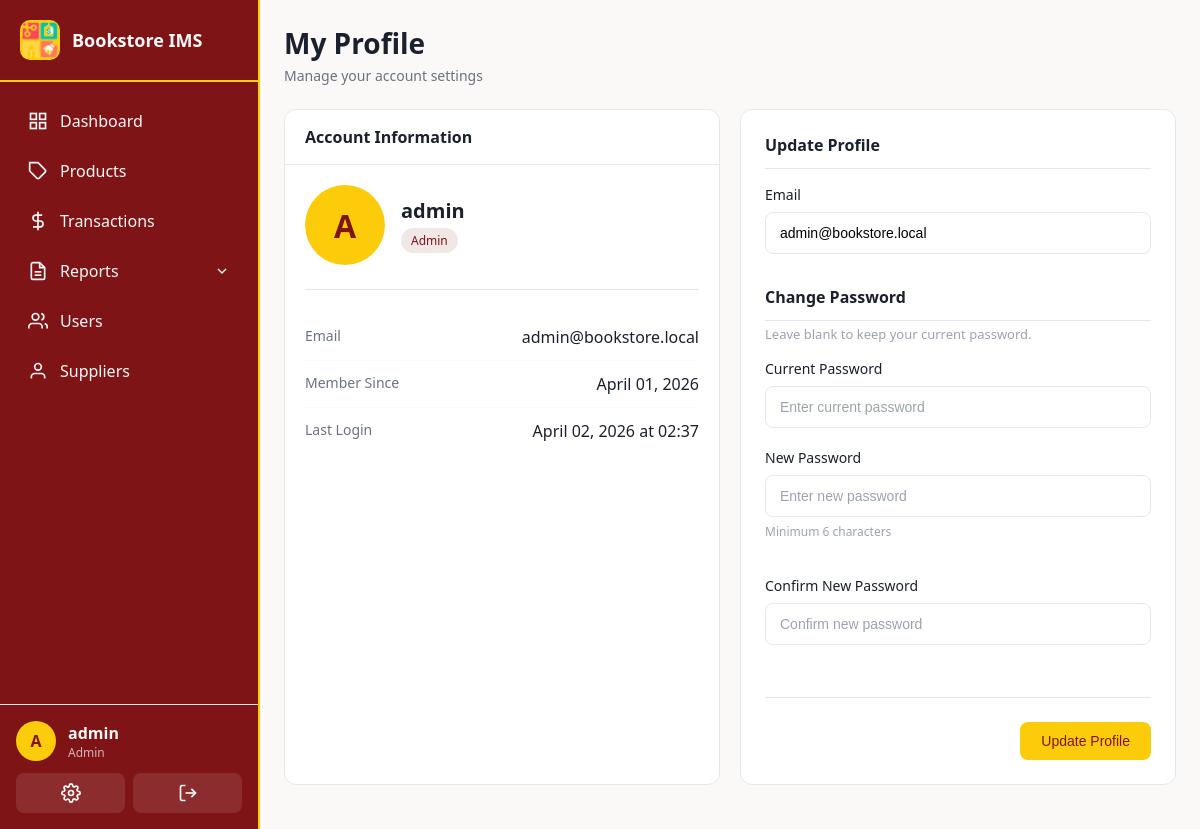
Before: /users/profile (signed in) with the older database file.
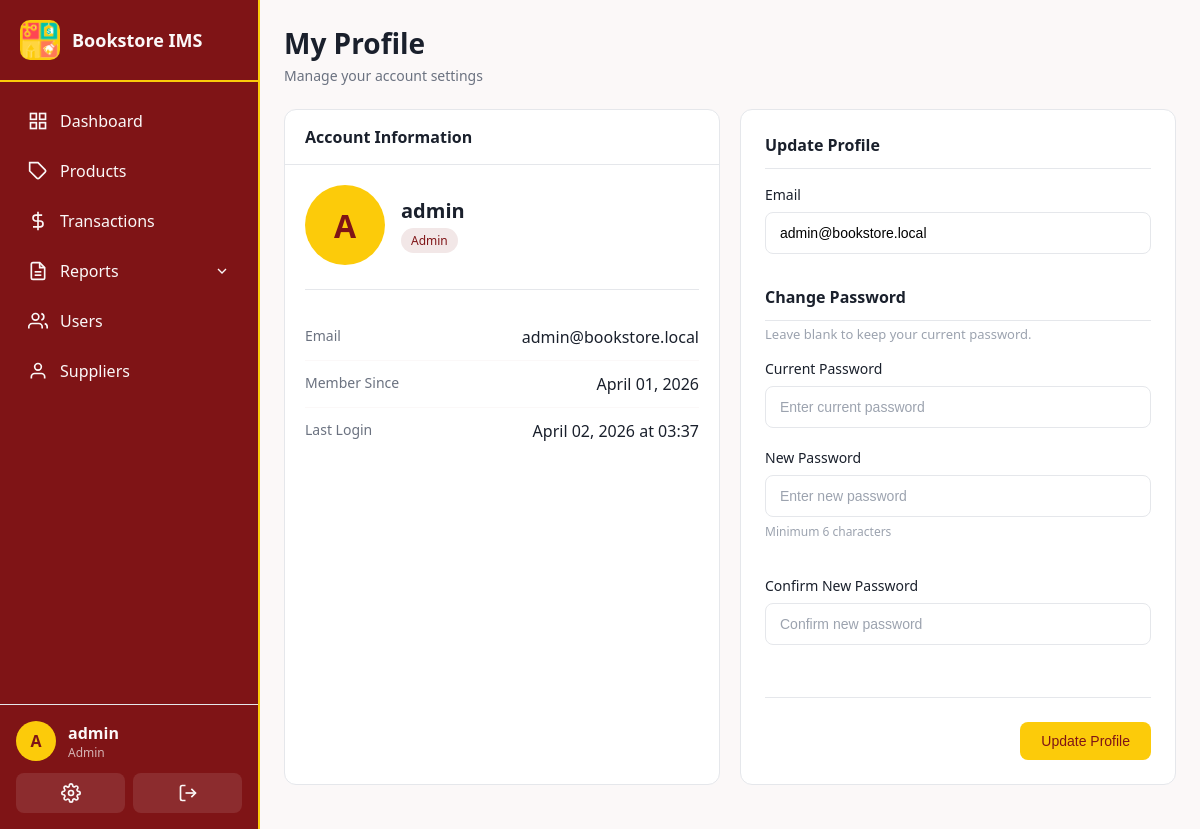
After: the same page with the newer database file.
### app/models.py (models this page shows, shortened)
class User(UserMixin, db.Model):
    __tablename__ = 'users'
    id = db.Column(db.Integer, primary_key=True)
    username = db.Column(db.String(80), unique=True, nullable=False, index=True)
    email = db.Column(db.String(120), unique=True, nullable=False)
    password_hash = db.Column(db.String(256), nullable=False)
    role = db.Column(db.String(20), nullable=False, default=Role.STAFF)
    is_active = db.Column(db.Boolean, default=True)
    created_at = db.Column(db.DateTime, default=utc_now)
    last_login = db.Column(db.DateTime)
    transactions = db.relationship('Transaction', backref='user', lazy='dynamic')
    audit_logs = db.relationship('AuditLog', backref='user', lazy='dynamic')
    cash_ledger_entries = db.relationship('CashLedger', backref='user', lazy='dynamic')
    def is_admin(self):
        return self.role == Role.ADMIN

### app/routes/users.py (the view, shortened to what this page needs)
@users_bp.route('/profile', methods=['GET', 'POST'])
@login_required
def profile():
    return render_template('users/profile.html')

### app/__init__.py (called while the page is built)
@login_manager.user_loader
def load_user(user_id):
    return db.session.get(User, int(user_id))

### app/templates/users/profile.html (shortened to what this page needs)
{% extends "base.html" %}
{% block content %}
<div class="page-header">
  <div class="page-header-left">
    <h1>My Profile</h1>
    <p class="page-subtitle">Manage your account settings</p>
  </div>
</div>
<div class="detail-grid">
  <div class="detail-card">
    <div class="card-header">
      <h3>Account Information</h3>
    </div>
    <div class="card-body">
      <div class="profile-header">
        <div class="user-avatar large">{{ current_user.username[0].upper() }}</div>
        <div class="profile-info">
          <h2>{{ current_user.username }}</h2>
          <span class="badge badge-{{ 'primary' if current_user.role == 'admin' else 'secondary' }}">
            {{ current_user.role.title() }}
          </span>
        </div>
      </div>
      <div class="detail-row">
        <span class="detail-label">Email</span>
        <span class="detail-value">{{ current_user.email }}</span>
      </div>
      <div class="detail-row">
        <span class="detail-label">Member Since</span>
        <span class="detail-value">{{ current_user.created_at.strftime('%B %d, %Y') }}</span>
      </div>
      <div class="detail-row">
        <span class="detail-label">Last Login</span>
        <span class="detail-value">
          {% if current_user.last_login %}
          {{ current_user.last_login.strftime('%B %d, %Y at %H:%M') }}
          {% else %}
          First login
          {% endif %}
        </span>
      </div>
    </div>
  </div>
  <div class="form-card">
    <form method="POST" action="{{ url_for('users.profile') }}">
      <div class="form-section">
        <h3>Update Profile</h3>
        <div class="form-group">
          <label for="email">Email</label>
          <input type="email" id="email" name="email" required
                 value="{{ current_user.email }}"
                 placeholder="Enter email address">
        </div>
      </div>
      <div class="form-section">
        <h3>Change Password</h3>
        <p class="section-note">Leave blank to keep your current password.</p>
        <div class="form-group">
          <label for="current_password">Current Password</label>
          <input type="password" id="current_password" name="current_password"
                 placeholder="Enter current password">
        </div>
        <div class="form-row">
          <div class="form-group">
            <label for="new_password">New Password</label>
            <input type="password" id="new_password" name="new_password" minlength="6"
                   placeholder="Enter new password">
            <small>Minimum 6 characters</small>
          </div>
          <div class="form-group">
            <label for="confirm_password">Confirm New Password</label>
            <input type="password" id="confirm_password" name="confirm_password"
                   placeholder="Confirm new password">
          </div>
        </div>
      </div>
      <div class="form-actions">
        <button type="submit" class="btn btn-primary">Update Profile</button>
      </div>
    </form>
  </div>
</div>
{% endblock %}

### app/templates/base.html (shortened to what the changed rows need)
<!doctype html>
<html>
  <head>
    <link rel="stylesheet" href="{{ url_for('static', filename='css/main.css') }}">
  </head>
  <body class="{% block body_class %}{% endblock %}">
    {% if current_user.is_authenticated %}
    <nav class="sidebar" id="mobile-sidebar">
      <div class="sidebar-header">
        <div class="sidebar-logo">
          <img src="{{ url_for('static', filename='images/bookstore-logo.png') }}" alt="Bookstore Logo" style="width: 100%; height: 100%; object-fit: contain;">
        </div>
        <span class="sidebar-title">Bookstore IMS</span>
      </div>
      <ul class="sidebar-menu">
        <li class="{% if request.endpoint == 'main.dashboard' %}active{% endif %}">
          <a href="{{ url_for('main.dashboard') }}">
            <svg viewBox="0 0 24 24" fill="none" stroke="currentColor" stroke-width="2">
              <rect x="3" y="3" width="7" height="7"></rect>
              <rect x="14" y="3" width="7" height="7"></rect>
              <rect x="14" y="14" width="7" height="7"></rect>
              <rect x="3" y="14" width="7" height="7"></rect>
            </svg>
            <span>Dashboard</span>
          </a>
        </li>
        <li class="{% if 'products' in request.endpoint %}active{% endif %}">
          <a href="{{ url_for('products.list_products') }}">
            <svg viewBox="0 0 24 24" fill="none" stroke="currentColor" stroke-width="2">
              <path d="M20.59 13.41l-7.17 7.17a2 2 0 0 1-2.83 0L2 12V2h10l8.59 8.59a2 2 0 0 1 0 2.82z"></path>
              <line x1="7" y1="7" x2="7.01" y2="7"></line>
            </svg>
            <span>Products</span>
          </a>
        </li>
        <li class="{% if 'transactions' in request.endpoint %}active{% endif %}">
          <a href="{{ url_for('transactions.list_transactions') }}">
            <svg viewBox="0 0 24 24" fill="none" stroke="currentColor" stroke-width="2">
              <line x1="12" y1="1" x2="12" y2="23"></line>
              <path d="M17 5H9.5a3.5 3.5 0 0 0 0 7h5a3.5 3.5 0 0 1 0 7H6"></path>
            </svg>
            <span>Transactions</span>
          </a>
        </li>
        <li class="submenu-trigger {% if 'reports' in request.endpoint %}active{% endif %}">
          <a href="#">
            <svg viewBox="0 0 24 24" fill="none" stroke="currentColor" stroke-width="2">
              <path d="M14 2H6a2 2 0 0 0-2 2v16a2 2 0 0 0 2 2h12a2 2 0 0 0 2-2V8z"></path>
              <polyline points="14 2 14 8 20 8"></polyline>
              <line x1="16" y1="13" x2="8" y2="13"></line>
              <line x1="16" y1="17" x2="8" y2="17"></line>
            </svg>
            <span>Reports</span>
            <svg class="submenu-arrow" viewBox="0 0 24 24" fill="none" stroke="currentColor" stroke-width="2">
              <polyline points="6 9 12 15 18 9"></polyline>
            </svg>
          </a>
        </li>
        {% if current_user.is_admin() %}
        <li class="{% if 'users' in request.endpoint and request.endpoint != 'users.profile' %}active{% endif %}">
          <a href="{{ url_for('users.list_users') }}">
            <svg viewBox="0 0 24 24" fill="none" stroke="currentColor" stroke-width="2">
              <path d="M17 21v-2a4 4 0 0 0-4-4H5a4 4 0 0 0-4 4v2"></path>
              <circle cx="9" cy="7" r="4"></circle>
              <path d="M23 21v-2a4 4 0 0 0-3-3.87"></path>
              <path d="M16 3.13a4 4 0 0 1 0 7.75"></path>
            </svg>
            <span>Users</span>
          </a>
        </li>
        <li class="{% if 'suppliers' in request.endpoint %}active{% endif %}">
          <a href="{{ url_for('suppliers.list_suppliers') }}">
            <svg viewBox="0 0 24 24" fill="none" stroke="currentColor" stroke-width="2">
              <path d="M20 21v-2a4 4 0 0 0-4-4H8a4 4 0 0 0-4 4v2"></path>
              <circle cx="12" cy="7" r="4"></circle>
            </svg>
            <span>Suppliers</span>
          </a>
        </li>
        {% endif %}
      </ul>
      <div class="sidebar-footer">
        <div class="user-info">
          <div class="user-avatar">{{ current_user.username[0].upper() }}</div>
          <div class="user-details">
            <span class="user-name">{{ current_user.username }}</span>
            <span class="user-role">{{ current_user.role.title() }}</span>
          </div>
        </div>
        <div class="sidebar-actions">
          <a href="{{ url_for('users.profile') }}" class="action-btn" title="Profile">
          </a>
          <a href="{{ url_for('auth.logout') }}" class="action-btn" title="Logout">
            <svg viewBox="0 0 24 24" fill="none" stroke="currentColor" stroke-width="2">
              <path d="M9 21H5a2 2 0 0 1-2-2V5a2 2 0 0 1 2-2h4"></path>
              <polyline points="16 17 21 12 16 7"></polyline>
              <line x1="21" y1="12" x2="9" y2="12"></line>
            </svg>
          </a>
        </div>
      </div>
    </nav>
    <main class="main-content">
      {% block content %}{% endblock %}
    </main>
    {% else %}
    {% block content_public %}{% endblock %}
    {% endif %}
  </body>
</html>

Changed rows visible on the page:
changed User "admin": last_login "April 02, 2026 at 02:37" → "April 02, 2026 at 03:37"
